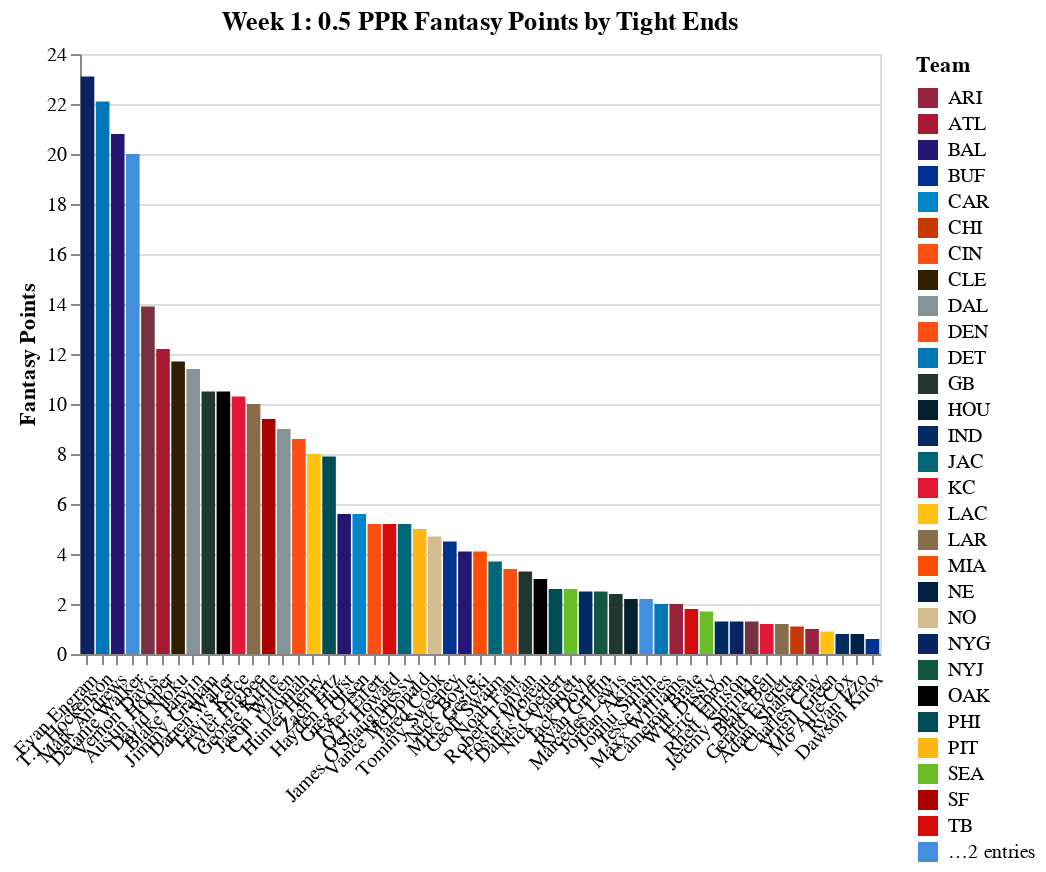

The notebook cell saved with this chart:
### Code cell
chart

### Figure 1 — Vega-Lite specification as saved in the notebook (floating-point values rounded to 4 significant figures)
{"$schema": "https://vega.github.io/schema/vega-lite/v3.4.0.json", "config": {"background": "white", "mark": {"tooltip": null}, "view": {"height": 300, "width": 400}}, "data": {"name": "data-ab3aff318d0f9b16f5519f1e79c6fd4f"}, "datasets": {"data-ab3aff318d0f9b16f5519f1e79c6fd4f": [{"FantasyPoints": 23.1, "Player": "Evan Engram", "ReceivingYards": 116, "Receptions": 11, "Targets": 14, "Team": "NYG"}, {"FantasyPoints": 22.1, "Player": "T.J. Hockenson", "ReceivingYards": 131, "Receptions": 6, "Targets": 9, "Team": "DET"}, {"FantasyPoints": 20.8, "Player": "Mark Andrews", "ReceivingYards": 108, "Receptions": 8, "Targets": 8, "Team": "BAL"}, {"FantasyPoints": 20, "Player": "Delanie Walker", "ReceivingYards": 55, "Receptions": 5, "Targets": 6, "Team": "TEN"}, {"FantasyPoints": 13.9, "Player": "Vernon Davis", "ReceivingYards": 59, "Receptions": 4, "Targets": 7, "Team": "WAS"}, {"FantasyPoints": 12.2, "Player": "Austin Hooper", "ReceivingYards": 77, "Receptions": 9, "Targets": 9, "Team": "ATL"}, {"FantasyPoints": 11.7, "Player": "David Njoku", "ReceivingYards": 37, "Receptions": 4, "Targets": 6, "Team": "CLE"}, {"FantasyPoints": 11.4, "Player": "Blake Jarwin", "ReceivingYards": 39, "Receptions": 3, "Targets": 3, "Team": "DAL"}, {"FantasyPoints": 10.5, "Player": "Jimmy Graham", "ReceivingYards": 30, "Receptions": 3, "Targets": 6, "Team": "GB"}, {"FantasyPoints": 10.5, "Player": "Darren Waller", "ReceivingYards": 70, "Receptions": 7, "Targets": 8, "Team": "OAK"}, {"FantasyPoints": 10.3, "Player": "Travis Kelce", "ReceivingYards": 88, "Receptions": 3, "Targets": 8, "Team": "KC"}, {"FantasyPoints": 10, "Player": "Tyler Higbee", "ReceivingYards": 20, "Receptions": 4, "Targets": 5, "Team": "LAR"}, {"FantasyPoints": 9.4, "Player": "George Kittle", "ReceivingYards": 54, "Receptions": 8, "Targets": 10, "Team": "SF"}, {"FantasyPoints": 9, "Player": "Jason Witten", "ReceivingYards": 15, "Receptions": 3, "Targets": 4, "Team": "DAL"}, {"FantasyPoints": 8.6, "Player": "C.J. Uzomah", "ReceivingYards": 66, "Receptions": 4, "Targets": 5, "Team": "CIN"}, {"FantasyPoints": 8, "Player": "Hunter Henry", "ReceivingYards": 60, "Receptions": 4, "Targets": 5, "Team": "LAC"}, {"FantasyPoints": 7.9, "Player": "Zach Ertz", "ReceivingYards": 54, "Receptions": 5, "Targets": 7, "Team": "PHI"}, {"FantasyPoints": 5.6, "Player": "Hayden Hurst", "ReceivingYards": 41, "Receptions": 3, "Targets": 4, "Team": "BAL"}, {"FantasyPoints": 5.6, "Player": "Greg Olsen", "ReceivingYards": 36, "Receptions": 4, "Targets": 9, "Team": "CAR"}, {"FantasyPoints": 5.2, "Player": "Tyler Eifert", "ReceivingYards": 27, "Receptions": 5, "Targets": 6, "Team": "CIN"}, {"FantasyPoints": 5.2, "Player": "O.J. Howard", "ReceivingYards": 32, "Receptions": 4, "Targets": 5, "Team": "TB"}, {"FantasyPoints": 5.2, "Player": "James O'Shaughnessy", "ReceivingYards": 32, "Receptions": 4, "Targets": 5, "Team": "JAC"}, {"FantasyPoints": 5, "Player": "Vance McDonald", "ReceivingYards": 40, "Receptions": 2, "Targets": 4, "Team": "PIT"}, {"FantasyPoints": 4.7, "Player": "Jared Cook", "ReceivingYards": 37, "Receptions": 2, "Targets": 3, "Team": "NO"}, {"FantasyPoints": 4.5, "Player": "Tommy Sweeney", "ReceivingYards": 35, "Receptions": 2, "Targets": 2, "Team": "BUF"}, {"FantasyPoints": 4.1, "Player": "Nick Boyle", "ReceivingYards": 26, "Receptions": 3, "Targets": 3, "Team": "BAL"}, {"FantasyPoints": 4.1, "Player": "Mike Gesicki", "ReceivingYards": 31, "Receptions": 2, "Targets": 6, "Team": "MIA"}, {"FantasyPoints": 3.7, "Player": "Geoff Swaim", "ReceivingYards": 17, "Receptions": 4, "Targets": 4, "Team": "JAC"}, {"FantasyPoints": 3.4, "Player": "Noah Fant", "ReceivingYards": 29, "Receptions": 2, "Targets": 5, "Team": "DEN"}, {"FantasyPoints": 3.3, "Player": "Robert Tonyan", "ReceivingYards": 28, "Receptions": 1, "Targets": 1, "Team": "GB"}, {"FantasyPoints": 3, "Player": "Foster Moreau", "ReceivingYards": 20, "Receptions": 2, "Targets": 2, "Team": "OAK"}, {"FantasyPoints": 2.6, "Player": "Dallas Goedert", "ReceivingYards": 16, "Receptions": 2, "Targets": 3, "Team": "PHI"}, {"FantasyPoints": 2.6, "Player": "Nick Vannett", "ReceivingYards": 16, "Receptions": 2, "Targets": 2, "Team": "SEA"}, {"FantasyPoints": 2.5, "Player": "Jack Doyle", "ReceivingYards": 20, "Receptions": 1, "Targets": 2, "Team": "IND"}, {"FantasyPoints": 2.5, "Player": "Ryan Griffin", "ReceivingYards": 10, "Receptions": 3, "Targets": 4, "Team": "NYJ"}, {"FantasyPoints": 2.4, "Player": "Marcedes Lewis", "ReceivingYards": 14, "Receptions": 2, "Targets": 3, "Team": "GB"}, {"FantasyPoints": 2.2, "Player": "Jordan Akins", "ReceivingYards": 17, "Receptions": 1, "Targets": 2, "Team": "HOU"}, {"FantasyPoints": 2.2, "Player": "Jonnu Smith", "ReceivingYards": 7, "Receptions": 1, "Targets": 1, "Team": "TEN"}, {"FantasyPoints": 2, "Player": "Jesse James", "ReceivingYards": 15, "Receptions": 1, "Targets": 1, "Team": "DET"}, {"FantasyPoints": 2, "Player": "Maxx Williams", "ReceivingYards": 15, "Receptions": 1, "Targets": 1, "Team": "ARI"}, {"FantasyPoints": 1.8, "Player": "Cameron Brate", "ReceivingYards": 8, "Receptions": 2, "Targets": 2, "Team": "TB"}, {"FantasyPoints": 1.7, "Player": "Will Dissly", "ReceivingYards": 12, "Receptions": 1, "Targets": 2, "Team": "SEA"}, {"FantasyPoints": 1.3, "Player": "Eric Ebron", "ReceivingYards": 8, "Receptions": 1, "Targets": 3, "Team": "IND"}, {"FantasyPoints": 1.3, "Player": "Rhett Ellison", "ReceivingYards": 8, "Receptions": 1, "Targets": 2, "Team": "NYG"}, {"FantasyPoints": 1.3, "Player": "Jeremy Sprinkle", "ReceivingYards": 8, "Receptions": 1, "Targets": 1, "Team": "WAS"}, {"FantasyPoints": 1.2, "Player": "Blake Bell", "ReceivingYards": 7, "Receptions": 1, "Targets": 1, "Team": "KC"}, {"FantasyPoints": 1.2, "Player": "Gerald Everett", "ReceivingYards": 7, "Receptions": 1, "Targets": 1, "Team": "LAR"}, {"FantasyPoints": 1.1, "Player": "Adam Shaheen", "ReceivingYards": 6, "Receptions": 1, "Targets": 2, "Team": "CHI"}, {"FantasyPoints": 1, "Player": "Charles Clay", "ReceivingYards": 5, "Receptions": 1, "Targets": 1, "Team": "ARI"}, {"FantasyPoints": 0.9, "Player": "Virgil Green", "ReceivingYards": 4, "Receptions": 1, "Targets": 1, "Team": "LAC"}, {"FantasyPoints": 0.8, "Player": "Mo Alie-Cox", "ReceivingYards": 3, "Receptions": 1, "Targets": 1, "Team": "IND"}, {"FantasyPoints": 0.8, "Player": "Ryan Izzo", "ReceivingYards": 3, "Receptions": 1, "Targets": 2, "Team": "NE"}, {"FantasyPoints": 0.6, "Player": "Dawson Knox", "ReceivingYards": 1, "Receptions": 1, "Targets": 2, "Team": "BUF"}]}, "encoding": {"color": {"field": "Team", "scale": {"domain": ["ARI", "ATL", "BAL", "BUF", "CAR", "CHI", "CIN", "CLE", "DAL", "DEN", "DET", "GB", "HOU", "IND", "JAC", "KC", "LAC", "LAR", "MIA", "NE", "NO", "NYG", "NYJ", "OAK", "PHI", "PIT", "SEA", "SF", "TB", "TEN", "WAS"], "range": ["#97233F", "#A71930", "#241773", "#00338D", "#0085CA", "#C83803", "#FB4F14", "#311D00", "#869397", "#FB4F14", "#0076B6", "#203731", "#03202F", "#002C5F", "#006778", "#E31837", "#FFC20E", "#866D4B", "#FC4C02", "#002244", "#D3BC8D", "#0B2265", "#125740", "#000000", "#004C54", "#FFB612", "#69BE28", "#AA0000", "#D50A0A", "#418FDE", "#773141"]}, "type": "nominal"}, "x": {"axis": {"labelAngle": -45, "title": ""}, "field": "Player", "sort": {"field": "FantasyPoints", "op": "sum", "order": "descending"}, "type": "nominal"}, "y": {"axis": {"title": "Fantasy Points"}, "field": "FantasyPoints", "type": "quantitative"}}, "mark": "bar", "title": "Week 1: 0.5 PPR Fantasy Points by Tight Ends"}
